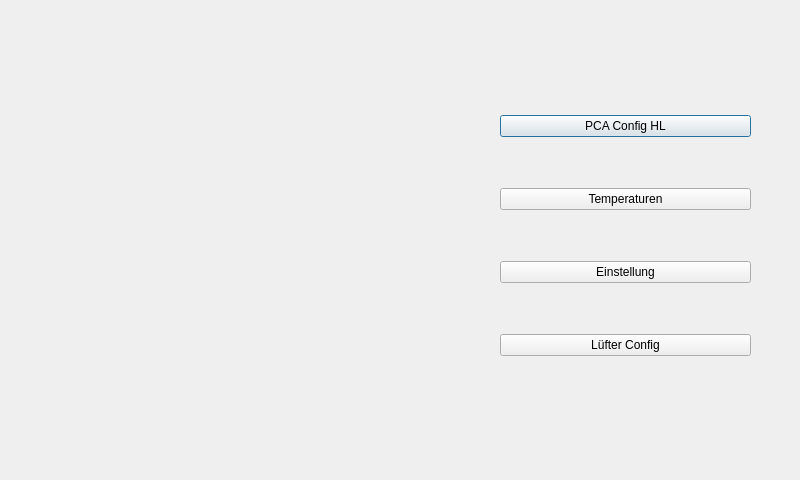
<?xml version="1.0" encoding="UTF-8"?>
<ui version="4.0">
 <class>config</class>
 <widget class="QDialog" name="config">
  <property name="geometry">
   <rect>
    <x>0</x>
    <y>0</y>
    <width>800</width>
    <height>480</height>
   </rect>
  </property>
  <property name="minimumSize">
   <size>
    <width>800</width>
    <height>480</height>
   </size>
  </property>
  <property name="maximumSize">
   <size>
    <width>800</width>
    <height>480</height>
   </size>
  </property>
  <property name="windowTitle">
   <string>Config</string>
  </property>
  <widget class="QWidget" name="verticalLayoutWidget">
   <property name="geometry">
    <rect>
     <x>500</x>
     <y>70</y>
     <width>251</width>
     <height>331</height>
    </rect>
   </property>
   <layout class="QVBoxLayout" name="verticalLayout">
    <item>
     <widget class="QPushButton" name="pushButton_PCA_Config">
      <property name="text">
       <string>PCA Config HL</string>
      </property>
     </widget>
    </item>
    <item>
     <widget class="QPushButton" name="pushButton_Temperatur">
      <property name="text">
       <string>Temperaturen</string>
      </property>
     </widget>
    </item>
    <item>
     <widget class="QPushButton" name="pushButton_Einstellung">
      <property name="text">
       <string>Einstellung</string>
      </property>
     </widget>
    </item>
    <item>
     <widget class="QPushButton" name="pushButton_LuefterConfig">
      <property name="text">
       <string>Lüfter Config</string>
      </property>
     </widget>
    </item>
   </layout>
  </widget>
 </widget>
 <resources/>
 <connections/>
</ui>
